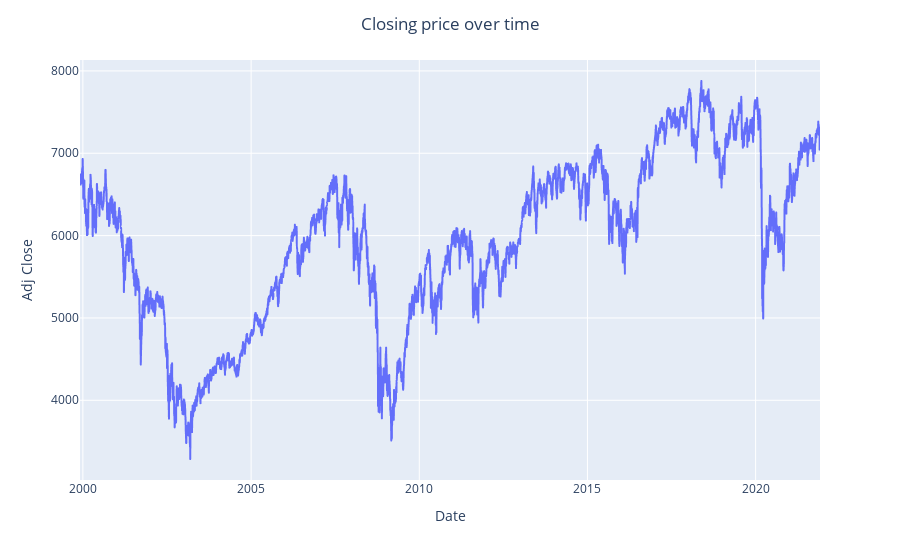

The cell this chart's notebook holds for it:
### Code cell
fig = px.line(data, x=data.index, y='Adj Close')
fig.update_layout(title={'text': 'Closing price over time', 'x': 0.5})
fig.show()

### Figure 1 — Plotly figure (JSON) as saved in the notebook; plotly's stock layout.template omitted (floating-point values rounded to 4 significant figures; data arrays with more than 128 entries replaced by an {"elided": "..."} marker saying what was removed)
{"data": [{"hovertemplate": "Date=%{x}<br>Adj Close=%{y}<extra></extra>", "legendgroup": "", "line": {"color": "#636efa", "dash": "solid"}, "marker": {"symbol": "circle"}, "mode": "lines", "name": "", "showlegend": false, "type": "scattergl", "x": {"elided": "5558 str values"}, "xaxis": "x", "y": {"elided": "5558 float values"}, "yaxis": "y"}], "layout": {"legend": {"tracegroupgap": 0}, "margin": {"t": 60}, "title": {"text": "Closing price over time", "x": 0.5}, "xaxis": {"anchor": "y", "domain": [0, 1], "title": {"text": "Date"}}, "yaxis": {"anchor": "x", "domain": [0, 1], "title": {"text": "Adj Close"}}}}
